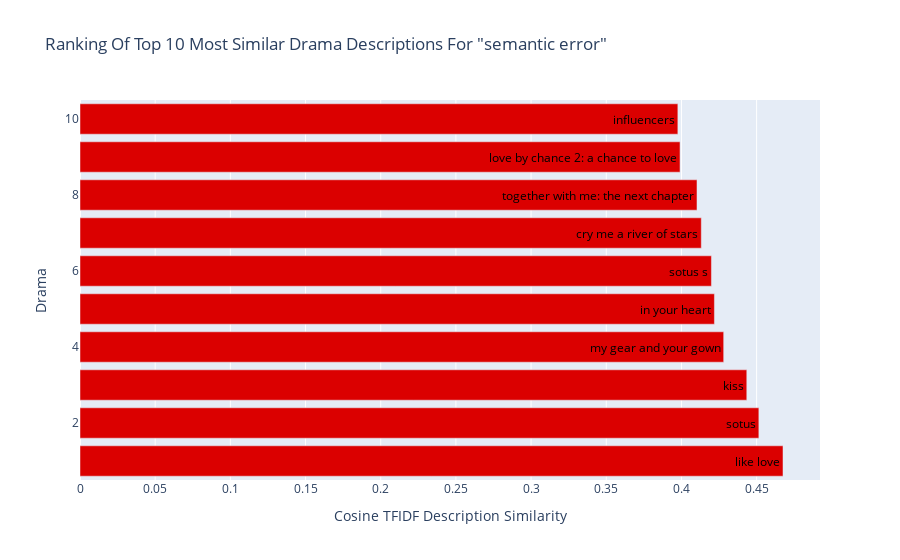

This figure's notebook cell:
### Code cell
tfidf = TfidfVectorizer()
tfidf_matrix = tfidf.fit_transform(df_gtags['combined_genres_tags'].dropna())


# Compute cosine similarity between all movie-descriptions
similarity = cosine_similarity(tfidf_matrix)
# Remove self-similarity from matrix
similarity -= np.eye(similarity.shape[0])


# Get index of movie to find similar movies
movie = 'semantic error'
n_plot = 10
index = df_gtags.reset_index(drop=True)[df_gtags.index==movie].index[0]

# Get indices and scores of similar movies
similar_drama_index = np.argsort(similarity[index])[::-1][:n_plot]
similar_drama_score = np.sort(similarity[index])[::-1][:n_plot]

# Get titles of similar movies
similar_movie_titles = df_gtags.iloc[similar_drama_index].index


# Create trace
trace = go.Bar(x = similar_drama_score,
               text = similar_drama_titles,
               textposition = 'inside',
               textfont = dict(color = '#000000'),
               orientation = 'h',
               y = list(range(1, n_plot+1)),
               marker = dict(color = '#db0000'))
# Create layout
layout = dict(title = 'Ranking Of Top {} Most Similar Drama Descriptions For "{}"'.format(n_plot, movie),
              xaxis = dict(title = 'Cosine TFIDF Description Similarity',
                           #range = (0, 0.4)
                          ),
              yaxis = dict(title = 'Drama'))
# Create plot
fig = go.Figure(data=[trace], layout=layout)
iplot(fig)

### Figure 1 — Plotly figure (JSON) as saved in the notebook; plotly's stock layout.template omitted (floating-point values rounded to 4 significant figures)
{"data": [{"marker": {"color": "#db0000"}, "orientation": "h", "text": ["like love", "sotus", "kiss", "my gear and your gown", "in your heart", "sotus s", "cry me a river of stars", "together with me: the next chapter", "love by chance 2: a chance to love", "influencers"], "textfont": {"color": "#000000"}, "textposition": "inside", "type": "bar", "x": [0.4675, 0.4515, 0.4435, 0.4281, 0.4219, 0.4199, 0.4132, 0.4103, 0.3991, 0.3976], "y": [1, 2, 3, 4, 5, 6, 7, 8, 9, 10]}], "layout": {"title": {"text": "Ranking Of Top 10 Most Similar Drama Descriptions For \"semantic error\""}, "xaxis": {"title": {"text": "Cosine TFIDF Description Similarity"}}, "yaxis": {"title": {"text": "Drama"}}}}
